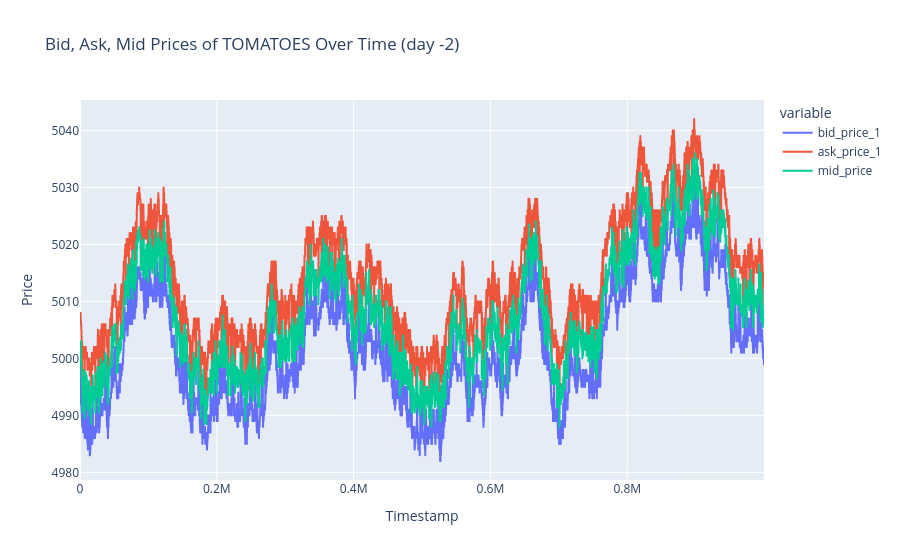
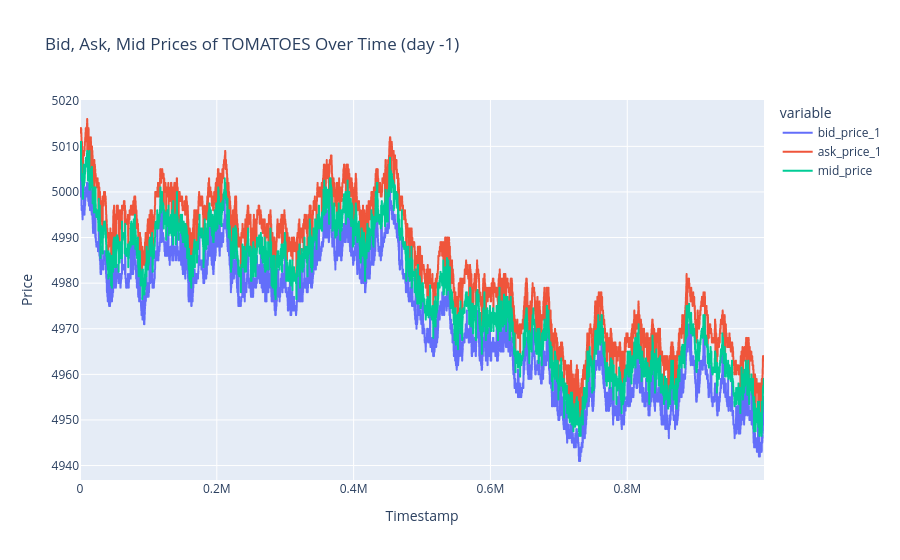
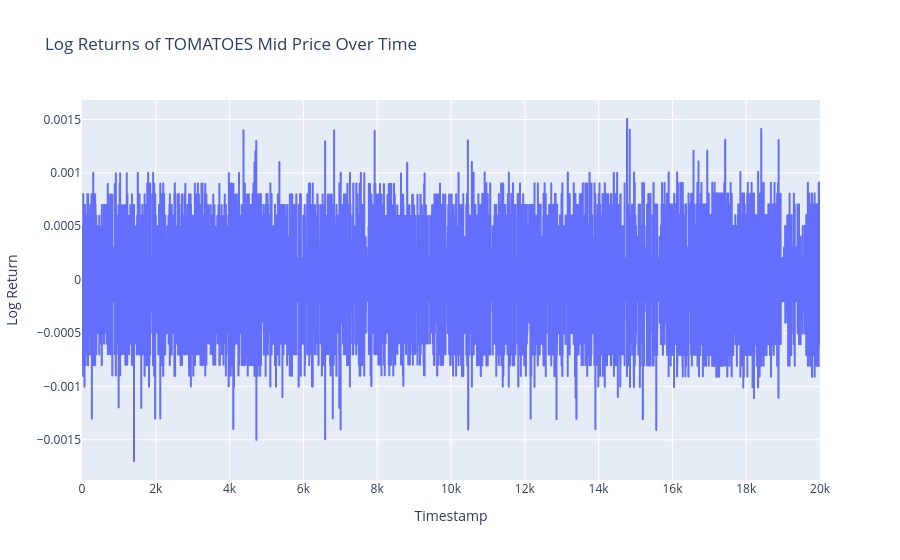
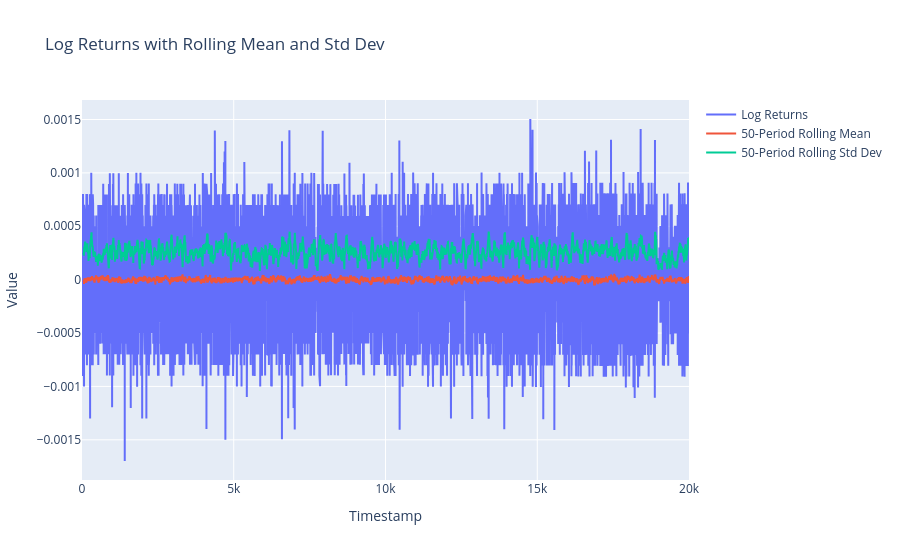

These figures' notebook cell, in order:
### Code cell
#Raw price plotly plot (bid ask, mid price)
#day -1 and day -2 separately
fig = px.line(df2, x='timestamp', y=['bid_price_1', 'ask_price_1', 'mid_price'], title='Bid, Ask, Mid Prices of TOMATOES Over Time (day -2)')
fig.update_layout(xaxis_title='Timestamp', yaxis_title='Price')
fig.show()

fig = px.line(df1, x='timestamp', y=['bid_price_1', 'ask_price_1', 'mid_price'], title='Bid, Ask, Mid Prices of TOMATOES Over Time (day -1)')
fig.update_layout(xaxis_title='Timestamp', yaxis_title='Price')
fig.show()

#Log returns plotly plot

fig = px.line(log_returns, x=log_returns.index, y=log_returns.values, title='Log Returns of TOMATOES Mid Price Over Time')
fig.update_layout(xaxis_title='Timestamp', yaxis_title='Log Return')
fig.show()

#rolling mean and std dev plotly plot

rolling_window = 50
rolling_mean = log_returns.rolling(window=rolling_window).mean()  
rolling_std = log_returns.rolling(window=rolling_window).std()
fig = go.Figure()
fig.add_trace(go.Scatter(x=log_returns.index, y=log_returns.values, mode='lines', name='Log Returns'))
fig.add_trace(go.Scatter(x=rolling_mean.index, y=rolling_mean.values, mode='lines', name=f'{rolling_window}-Period Rolling Mean'))
fig.add_trace(go.Scatter(x=rolling_std.index, y=rolling_std.values, mode='lines', name=f'{rolling_window}-Period Rolling Std Dev'))
fig.update_layout(title='Log Returns with Rolling Mean and Std Dev', xaxis_title='Timestamp', yaxis_title='Value')
fig.show()

### Figure 1 — Plotly figure (JSON) as saved in the notebook; plotly's stock layout.template omitted (floating-point values rounded to 4 significant figures; data arrays with more than 128 entries replaced by an {"elided": "..."} marker saying what was removed)
{"data": [{"hovertemplate": "variable=bid_price_1<br>timestamp=%{x}<br>value=%{y}<extra></extra>", "legendgroup": "bid_price_1", "line": {"color": "#636efa", "dash": "solid"}, "marker": {"symbol": "circle"}, "mode": "lines", "name": "bid_price_1", "showlegend": true, "type": "scattergl", "x": {"elided": "10000 int values"}, "xaxis": "x", "y": {"elided": "10000 float values"}, "yaxis": "y"}, {"hovertemplate": "variable=ask_price_1<br>timestamp=%{x}<br>value=%{y}<extra></extra>", "legendgroup": "ask_price_1", "line": {"color": "#EF553B", "dash": "solid"}, "marker": {"symbol": "circle"}, "mode": "lines", "name": "ask_price_1", "showlegend": true, "type": "scattergl", "x": {"elided": "10000 int values"}, "xaxis": "x", "y": {"elided": "10000 float values"}, "yaxis": "y"}, {"hovertemplate": "variable=mid_price<br>timestamp=%{x}<br>value=%{y}<extra></extra>", "legendgroup": "mid_price", "line": {"color": "#00cc96", "dash": "solid"}, "marker": {"symbol": "circle"}, "mode": "lines", "name": "mid_price", "showlegend": true, "type": "scattergl", "x": {"elided": "10000 int values"}, "xaxis": "x", "y": {"elided": "10000 float values"}, "yaxis": "y"}], "layout": {"legend": {"title": {"text": "variable"}, "tracegroupgap": 0}, "title": {"text": "Bid, Ask, Mid Prices of TOMATOES Over Time (day -2)"}, "xaxis": {"anchor": "y", "domain": [0, 1], "title": {"text": "Timestamp"}}, "yaxis": {"anchor": "x", "domain": [0, 1], "title": {"text": "Price"}}}}

### Figure 2 — Plotly figure (JSON) as saved in the notebook; plotly's stock layout.template omitted (floating-point values rounded to 4 significant figures; data arrays with more than 128 entries replaced by an {"elided": "..."} marker saying what was removed)
{"data": [{"hovertemplate": "variable=bid_price_1<br>timestamp=%{x}<br>value=%{y}<extra></extra>", "legendgroup": "bid_price_1", "line": {"color": "#636efa", "dash": "solid"}, "marker": {"symbol": "circle"}, "mode": "lines", "name": "bid_price_1", "showlegend": true, "type": "scattergl", "x": {"elided": "10000 int values"}, "xaxis": "x", "y": {"elided": "10000 float values"}, "yaxis": "y"}, {"hovertemplate": "variable=ask_price_1<br>timestamp=%{x}<br>value=%{y}<extra></extra>", "legendgroup": "ask_price_1", "line": {"color": "#EF553B", "dash": "solid"}, "marker": {"symbol": "circle"}, "mode": "lines", "name": "ask_price_1", "showlegend": true, "type": "scattergl", "x": {"elided": "10000 int values"}, "xaxis": "x", "y": {"elided": "10000 float values"}, "yaxis": "y"}, {"hovertemplate": "variable=mid_price<br>timestamp=%{x}<br>value=%{y}<extra></extra>", "legendgroup": "mid_price", "line": {"color": "#00cc96", "dash": "solid"}, "marker": {"symbol": "circle"}, "mode": "lines", "name": "mid_price", "showlegend": true, "type": "scattergl", "x": {"elided": "10000 int values"}, "xaxis": "x", "y": {"elided": "10000 float values"}, "yaxis": "y"}], "layout": {"legend": {"title": {"text": "variable"}, "tracegroupgap": 0}, "title": {"text": "Bid, Ask, Mid Prices of TOMATOES Over Time (day -1)"}, "xaxis": {"anchor": "y", "domain": [0, 1], "title": {"text": "Timestamp"}}, "yaxis": {"anchor": "x", "domain": [0, 1], "title": {"text": "Price"}}}}

### Figure 3 — Plotly figure (JSON) as saved in the notebook; plotly's stock layout.template omitted (floating-point values rounded to 4 significant figures; data arrays with more than 128 entries replaced by an {"elided": "..."} marker saying what was removed)
{"data": [{"hovertemplate": "index=%{x}<br>y=%{y}<extra></extra>", "legendgroup": "", "line": {"color": "#636efa", "dash": "solid"}, "marker": {"symbol": "circle"}, "mode": "lines", "name": "", "showlegend": false, "type": "scattergl", "x": {"elided": "19999 int values"}, "xaxis": "x", "y": {"elided": "19999 float values"}, "yaxis": "y"}], "layout": {"legend": {"tracegroupgap": 0}, "title": {"text": "Log Returns of TOMATOES Mid Price Over Time"}, "xaxis": {"anchor": "y", "domain": [0, 1], "title": {"text": "Timestamp"}}, "yaxis": {"anchor": "x", "domain": [0, 1], "title": {"text": "Log Return"}}}}

### Figure 4 — Plotly figure (JSON) as saved in the notebook; plotly's stock layout.template omitted (floating-point values rounded to 4 significant figures; data arrays with more than 128 entries replaced by an {"elided": "..."} marker saying what was removed)
{"data": [{"mode": "lines", "name": "Log Returns", "type": "scatter", "x": {"elided": "19999 int values"}, "y": {"elided": "19999 float values"}}, {"mode": "lines", "name": "50-Period Rolling Mean", "type": "scatter", "x": {"elided": "19999 int values"}, "y": {"elided": "19999 float values"}}, {"mode": "lines", "name": "50-Period Rolling Std Dev", "type": "scatter", "x": {"elided": "19999 int values"}, "y": {"elided": "19999 float values"}}], "layout": {"title": {"text": "Log Returns with Rolling Mean and Std Dev"}, "xaxis": {"title": {"text": "Timestamp"}}, "yaxis": {"title": {"text": "Value"}}}}
